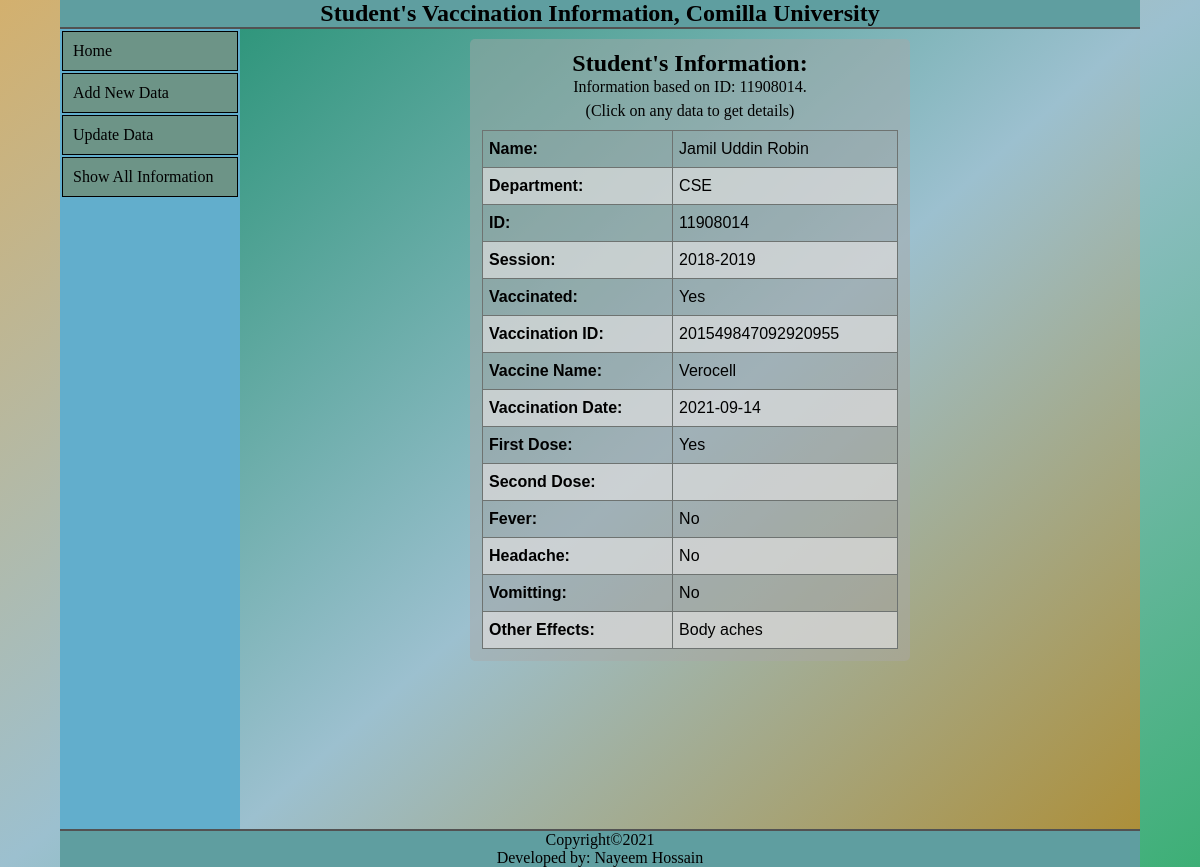
/view.php?entty=id&value=11908014, run on the app's committed database.
### tables this page shows
CREATE TABLE `student` (
  `name` varchar(30) DEFAULT NULL,
  `email` varchar(30) DEFAULT NULL,
  `department` varchar(30) DEFAULT NULL,
  `id` int(8) NOT NULL,
  `session` varchar(9) DEFAULT NULL,
  `vaccinated` varchar(3) DEFAULT NULL
);

CREATE TABLE `side_effect` (
  `id` int(8) DEFAULT NULL,
  `vaccination_id` varchar(35) DEFAULT NULL,
  `fever` varchar(3) DEFAULT NULL,
  `headache` varchar(3) DEFAULT NULL,
  `vomitting` varchar(3) DEFAULT NULL,
  `other_effect` varchar(50) DEFAULT NULL
);

CREATE TABLE `vaccination_info` (
  `id` int(8) DEFAULT NULL,
  `vaccination_id` varchar(35) NOT NULL,
  `vaccine_name` varchar(15) DEFAULT NULL,
  `vaccination_date` varchar(20) DEFAULT NULL,
  `first_dose` varchar(3) DEFAULT NULL,
  `second_dose` varchar(3) DEFAULT NULL
);

### includes/connect_db.php (called while the page is built, shortened)
<?php
   $entity=["name"=>"Name","email"=>"E-mail","department"=>"Department","id"=>"ID","session"=>"Session","vaccinated"=>"Vaccinated","vaccination_id"=>"Vaccination ID","vaccine_name"=>"Vaccine Name","vaccination_date"=>"Vaccination Date","first_dose"=>"First Dose","second_dose"=>"Second Dose","fever"=>"Fever","headache"=>"Headache","vomitting"=>"Vomitting","other_effect"=>"Other Effects"];
      $tables=["name"=>"student","email"=>"student","department"=>"student","id"=>"student","session"=>"student","vaccinated"=>"student","vaccination_id"=>"vaccination_info","vaccine_name"=>"vaccination_info","vaccination_date"=>"vaccination_info","first_dose"=>"vaccination_info","second_dose"=>"vaccination_info","fever"=>"side_effect","headache"=>"side_effect","vomitting"=>"side_effect","other_effect"=>"side_effect"];
      function get_element($conn,$sql)
      {
          $result = mysqli_query($conn,$sql);
              return mysqli_fetch_all($result,MYSQLI_ASSOC);
      }
?>

### view.php (the view, shortened to what this page needs)
<?php
require 'includes/connect_db.php';
include 'includes/header&sidebar.php';
?>
<div class="content">
<?php
    if($_SERVER['REQUEST_METHOD']=="GET")
    {
        $table="";
        $entty="";
        $value="";
        if(isset($_GET['entty']) and isset($_GET['value']))
                {
                    $entty = $_GET['entty'];
                    $table = $tables[$entty];
                    $value = $_GET['value'];
                }
        if($entty!='' and $value!='')
            {
                $conn=getDB();
                $sql = "SELECT * FROM {$table} WHERE {$entty}='{$value}'";
                $arr=get_element($conn,$sql);
                    if(sizeof($arr)==1)
                    {
                        if($table=='student')
                        {
                            $sql = "SELECT
                            vaccination_info.vaccination_id,
                            vaccination_info.vaccine_name,
                            vaccination_info.vaccination_date,
                            vaccination_info.first_dose,
                            vaccination_info.second_dose,
                            side_effect.fever,
                            side_effect.headache,
                            side_effect.vomitting,
                            side_effect.other_effect
                            FROM vaccination_info,side_effect
                            WHERE vaccination_info.id={$arr[0]['id']} and
                            vaccination_info.vaccination_id = side_effect.vaccination_id";
                            $arr_v=get_element($conn,$sql);
                            $arr_v=array_merge($arr,$arr_v);
                        }
                        else
                            $arr_v=$arr;
                    }
            }
        }
    ?>
 <?php if(!empty($arr) and sizeof($arr)==1):?>
  <div class="single">
    <h2>Student's Information:</h2>
    <p>Information based on <?=$entity[$entty];?>: <?=$value;?>.<br>(Click on any data to get details)</p>
    <table>
    <?php foreach($arr_v as $data):?>
     <?php foreach($data as $key=>$value):?>
        <?php if($key=='email')continue;?>
        <tr>
            <th><?=$entity[$key]?>:</th>
            <td><a href="view.php?entty=<?=$key?>&value=<?=$value?>"><?=$value?></a></td>
     </tr>
       <?php endforeach; ?>
     <?php endforeach;?>
     </table>
  </div>
<?php endif;?>
</div>
<?php include 'includes/footer.php';?>

### assets/style.css (style rules this page uses)
body { background-image: linear-gradient(to bottom right,rgb(211, 176, 110),rgb(156 192 207), rgb(61, 175, 118)); }
* { box-sizing: border-box; margin: 0; padding: 0; }
.content { margin-left: 20%; padding: 10px; min-height: 100vh; overflow: auto; width: 75%; background-image: linear-gradient(to bottom right,rgb(48, 150, 124),rgb(156 192 207), rgb(173, 143, 58)); }
.single { text-align: center; width: 50%; margin: auto; border-radius: 5px; background-color: #a8a6a673; padding: 12px; line-height: 1.5em; }
.single table { margin-top:7px; }
.single th { background-color: #fff0; }
table { font-family: arial, sans-serif; border-collapse: collapse; width: 100%; }
td, th { border: 1px solid #6e7371; text-align: left; padding: 6px; }
th { background-color: #94949480; }
table a { text-decoration: none; color: black; }
tr:nth-child(even) { background-color: #ddddddb6; }
tr:nth-child(odd) { background-color: #94949424; }
.single,.multiple { overflow: auto; }

### data on the page
student: key "Name", name "Jamil Uddin Robin", key "Department", department "CSE", key "ID", id "11908014", key "Session", session "2018-2019", key "Vaccinated", vaccinated "Yes"
side_effect: key "Vaccination ID", vaccination.vaccination_id "201549847092920955", key "Vaccine Name", vaccination.vaccine_name "Verocell", key "Vaccination Date", vaccination.vaccination_date "2021-09-14", key "First Dose", vaccination.first_dose "Yes", key "Second Dose", key "Fever", fever "No", key "Headache", headache "No", key "Vomitting", vomitting "No", key "Other Effects", other_effect "Body aches"

### other printed values
$entity[$entty] "ID"
$value "11908014"
